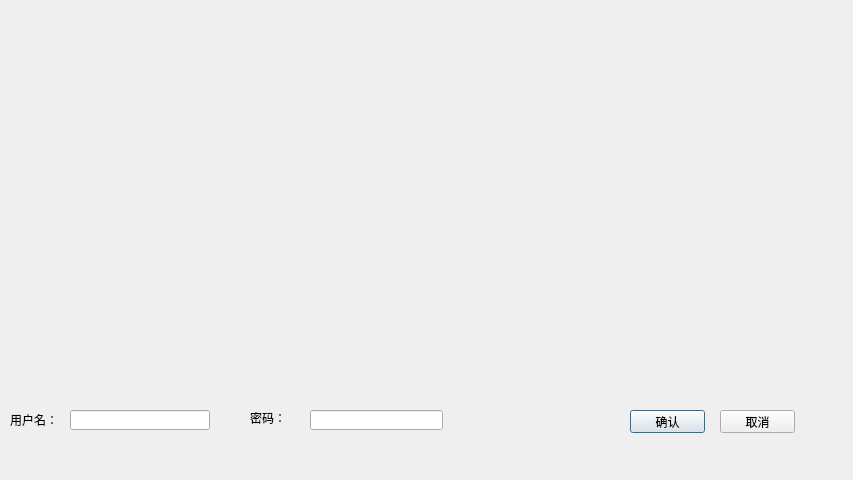
<?xml version="1.0" encoding="UTF-8"?>
<ui version="4.0">
 <class>Dialog</class>
 <widget class="QDialog" name="Dialog">
  <property name="geometry">
   <rect>
    <x>0</x>
    <y>0</y>
    <width>853</width>
    <height>480</height>
   </rect>
  </property>
  <property name="windowTitle">
   <string>Dialog</string>
  </property>
  <widget class="QPushButton" name="enter">
   <property name="geometry">
    <rect>
     <x>630</x>
     <y>410</y>
     <width>75</width>
     <height>23</height>
    </rect>
   </property>
   <property name="text">
    <string>确认</string>
   </property>
  </widget>
  <widget class="QLineEdit" name="lineEdit_2">
   <property name="geometry">
    <rect>
     <x>310</x>
     <y>410</y>
     <width>133</width>
     <height>20</height>
    </rect>
   </property>
  </widget>
  <widget class="QLineEdit" name="lineEdit">
   <property name="geometry">
    <rect>
     <x>70</x>
     <y>410</y>
     <width>140</width>
     <height>20</height>
    </rect>
   </property>
  </widget>
  <widget class="QLabel" name="label_2">
   <property name="geometry">
    <rect>
     <x>250</x>
     <y>410</y>
     <width>54</width>
     <height>16</height>
    </rect>
   </property>
   <property name="text">
    <string>密码：</string>
   </property>
  </widget>
  <widget class="QLabel" name="label">
   <property name="geometry">
    <rect>
     <x>10</x>
     <y>410</y>
     <width>54</width>
     <height>20</height>
    </rect>
   </property>
   <property name="text">
    <string>用户名：</string>
   </property>
  </widget>
  <widget class="QPushButton" name="close">
   <property name="geometry">
    <rect>
     <x>720</x>
     <y>410</y>
     <width>75</width>
     <height>23</height>
    </rect>
   </property>
   <property name="text">
    <string>取消</string>
   </property>
  </widget>
 </widget>
 <resources/>
 <connections/>
</ui>
